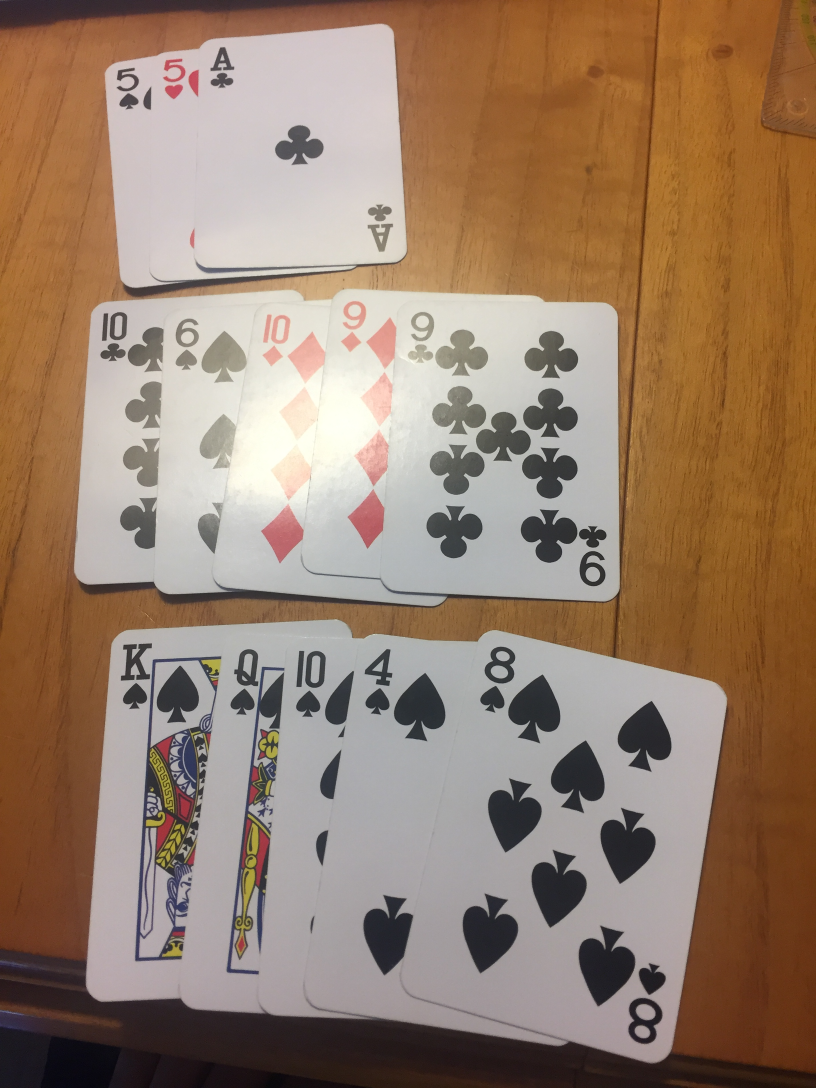
#> input picture test/0001.jpg, 2448 x 3264 px (shown at 1/3 size)
$ python -i cardsRecognition.py   (imports and definitions only)   (older library calls are emulated)
#> lines starting #> are read from the running program, lines starting #| are printed output that depends on the picture; after the words box and inside, x2 and y2 are one past the last pixel; in counts of white or black regions, pixels touching at a corner belong together
#> further down, picture is the input picture: shape (3264, 2448, 3); mean B, G, R 107.2, 127.1, 152.2
"""
Cards recognition software for game of Chinese Poker

The game is played by creating a stack of 5,5,3 cards.
Each hand must be worth less than the hand below it.

The application also compares two players together and calculates the points
"""

import sys
import numpy as np
import cv2 as cv
import scoreGame as scr

####################### MODULE VARIABLES ###################################
# Retrieve this module
this = sys.modules[__name__]

# Store module variables
this.path = "/Users/matteo/Desktop/ChinesePoker/"


####################### COMPUTER VISION ##################################
# Function identifies cards by comparing with templates
# Suffers from scaling problems !!!
# [16 lines left out: function getCards_Template, not called in this run]

# Function returns an array containing the card values and their "color"
def getCards_Threshold(img):
    # Convert to gray image and blur
    gray = cv.cvtColor(img,cv.COLOR_BGR2GRAY)
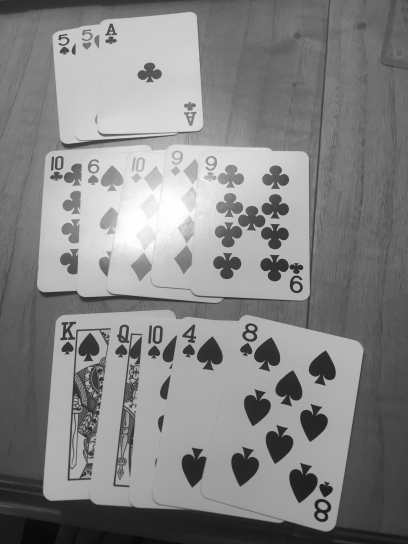
#> gray: shape (3264, 2448) (shown at 1/6 size); min 1, max 254, mean 132.3
    blur = cv.GaussianBlur(gray,(1,1),1000)

    # Threshold the image to search for contours
    # Use simple thresholding
    #flag, thresh = cv.threshold(blur, 200, 255, cv.THRESH_BINARY)
    #flag, thresh = cv.threshold(blur, 200, 255, cv.THRESH_BINARY)
    # Use adaptive gaussian thresholding
    thresh = cv.adaptiveThreshold(blur, 255, cv.ADAPTIVE_THRESH_GAUSSIAN_C, cv.THRESH_BINARY, 121, 0)
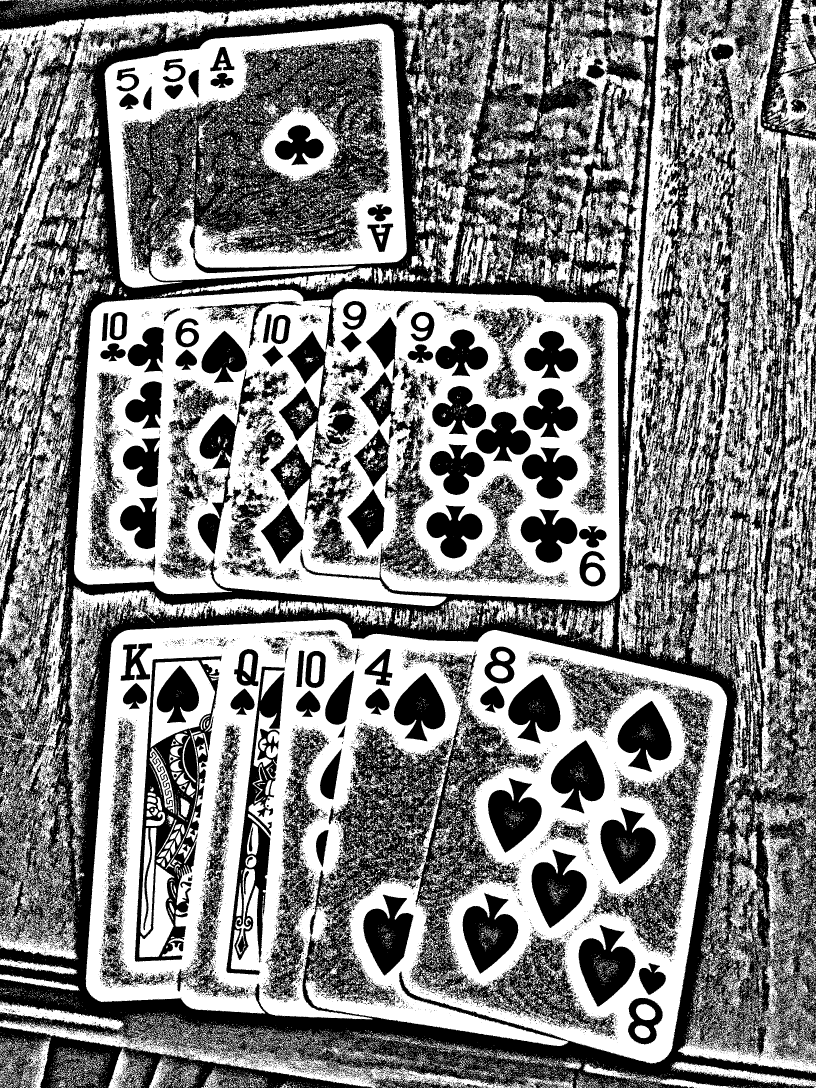
#> thresh: shape (3264, 2448) (shown at 1/3 size); 51.4% white; 30465 black regions (28501 under 20 px)

    # Find the contours, sort them by area and keep the largest 3
    imgC, contours, hierarchy = cv.findContours(thresh,cv.RETR_TREE,cv.CHAIN_APPROX_SIMPLE)
#> contours = 92845 contours
    contours = sorted(contours, key=cv.contourArea, reverse=True)[:3]
#> contours = 3 contours; box (x1, y1, x2, y2) and area: (257, 1858, 2182, 3191) 1824612, (222, 866, 1859, 1818) 1389307, (1870, 0, 2448, 2362) 672147

    # Iterate through the contours and separate the cards
    # Draw the contours on the image
    imgCD = cv.drawContours(img,contours,-1,(0,255,0),2)
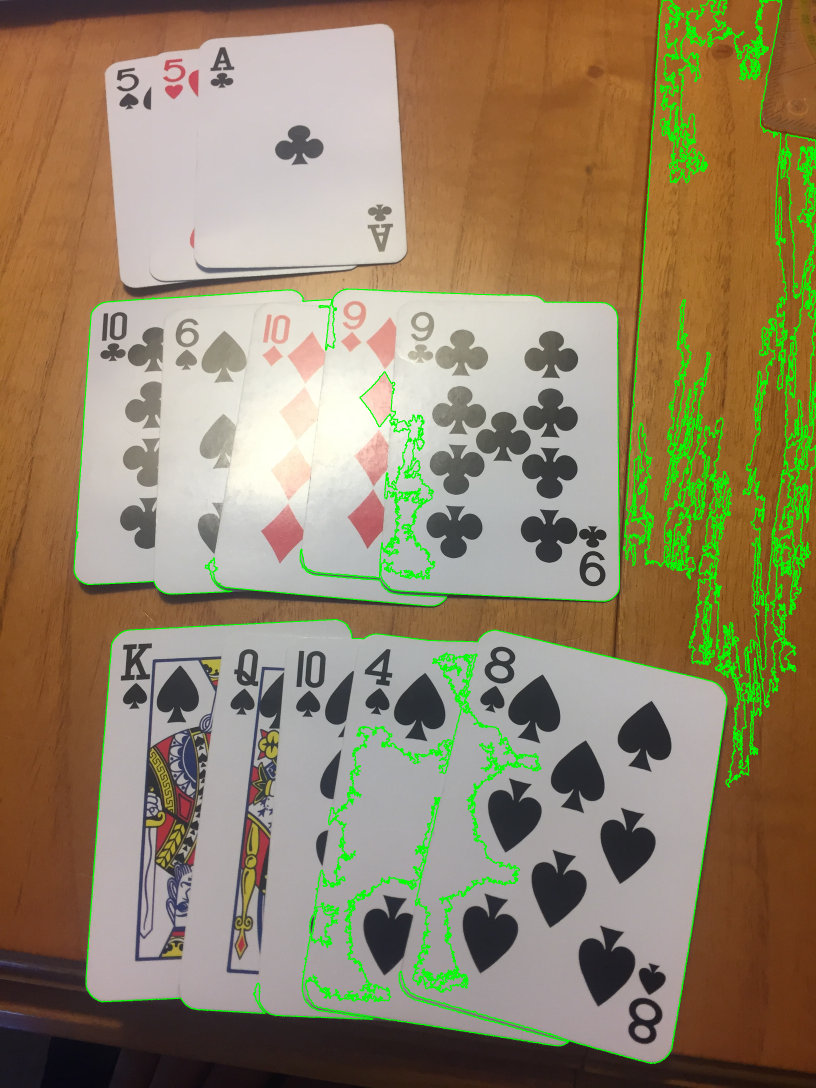
#> imgCD: shape (3264, 2448, 3) (shown at 1/3 size); mean B, G, R 103.9, 132.2, 146.2
    showImage(imgCD)

# Show image and wait for key stroke to destroy window
def showImage(img):
    cv.imshow('image',img)
    cv.waitKey(0)
    cv.destroyAllWindows()


# [7 lines not run here, left out]
    #img = cv.resize(imgOrig,None,fx=scale,fy=scale,interpolation=cv.INTER_AREA)

>>> import cv2
>>> picture = cv2.imread('../test/0001.jpg')
>>> result = getCards_Threshold(picture)

$ run again, on test/0002.jpg
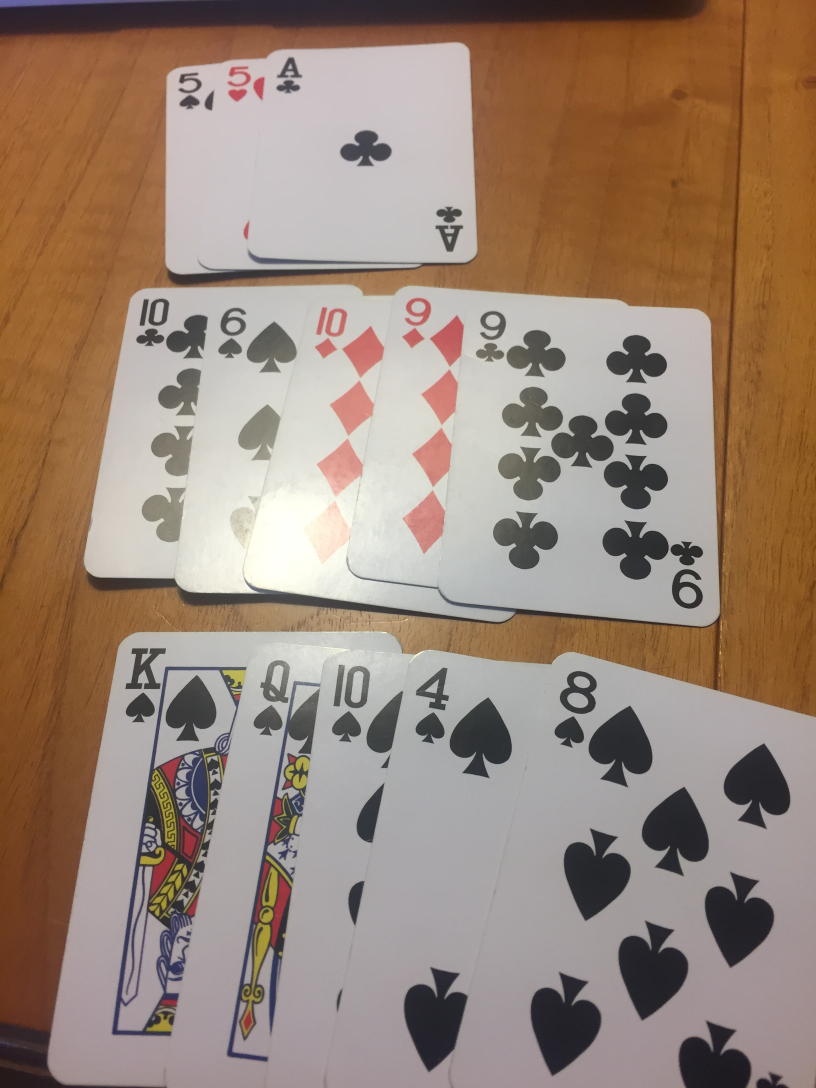
#> input picture test/0002.jpg, 2448 x 3264 px (shown at 1/3 size)
#> picture is the input picture: shape (3264, 2448, 3); mean B, G, R 118.7, 133.5, 154.3
#> in getCards_Threshold, `thresh = cv.adaptiveThreshold(blur, 255, cv.ADAPTIVE_THRESH_GAUSSIAN_C..`:
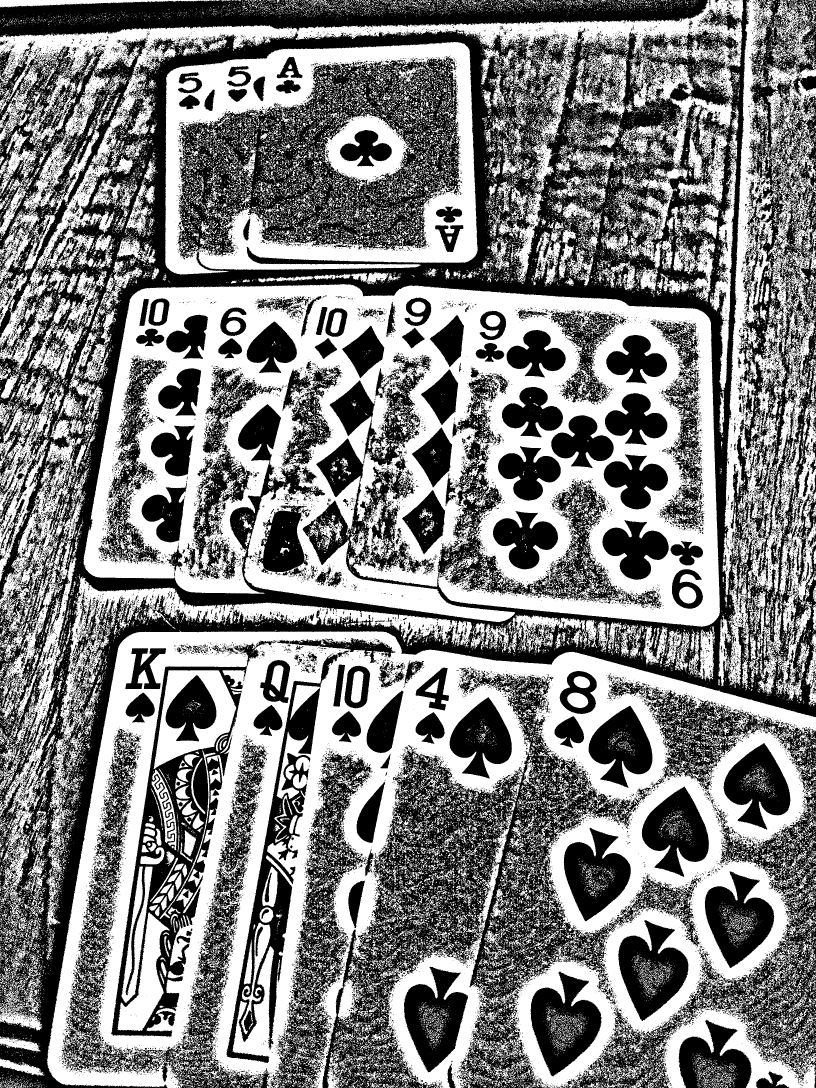
#> thresh: shape (3264, 2448) (shown at 1/3 size); 50.2% white; 26362 black regions (24828 under 20 px)
#> in getCards_Threshold, `imgC, contours, hierarchy = cv.findContours(thresh,cv.RETR_TREE,cv.CHA..`: contours = 88579 contours
#> in getCards_Threshold, `contours = sorted(contours, key=cv.contourArea, reverse=True)[:3]`: contours = 3 contours; box (x1, y1, x2, y2) and area: (141, 1891, 2448, 3264) 1862238, (250, 852, 2160, 1880) 1613366, (495, 126, 1433, 824) 590276
#> in getCards_Threshold, `imgCD = cv.drawContours(img,contours,-1,(0,255,0),2)`:
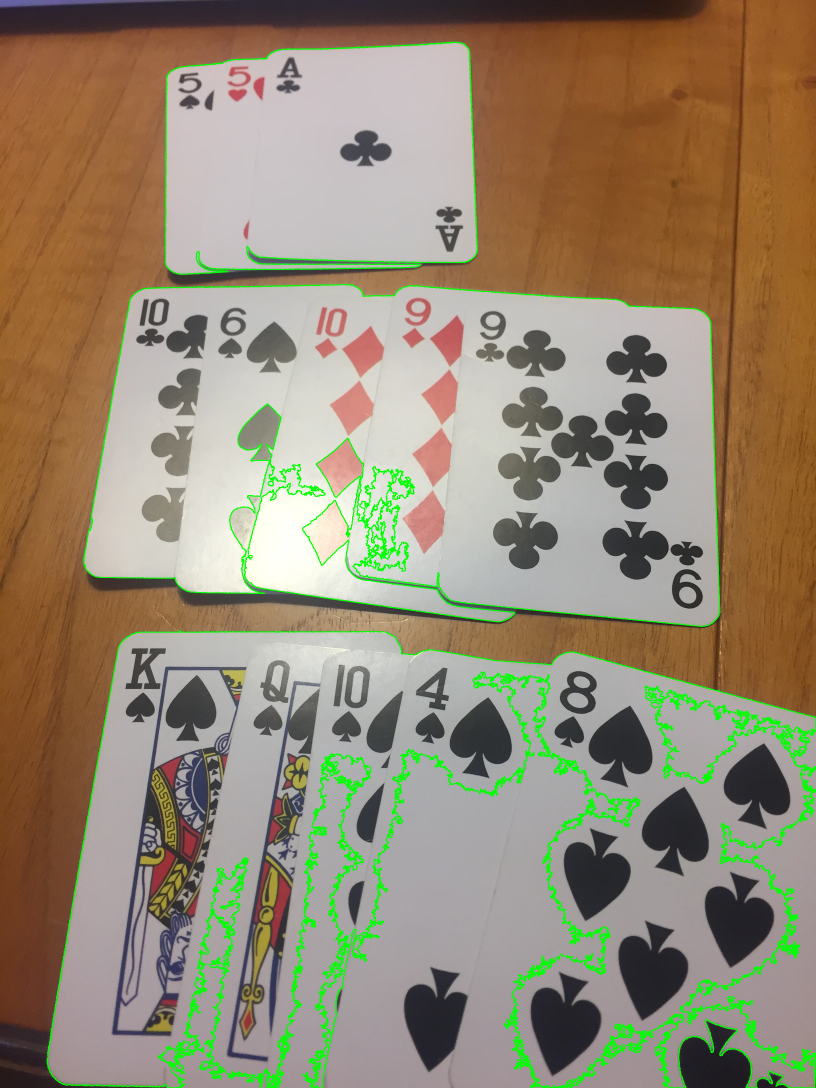
#> imgCD: shape (3264, 2448, 3) (shown at 1/3 size); mean B, G, R 113.8, 136.3, 149

$ run again, on test/0003.jpg
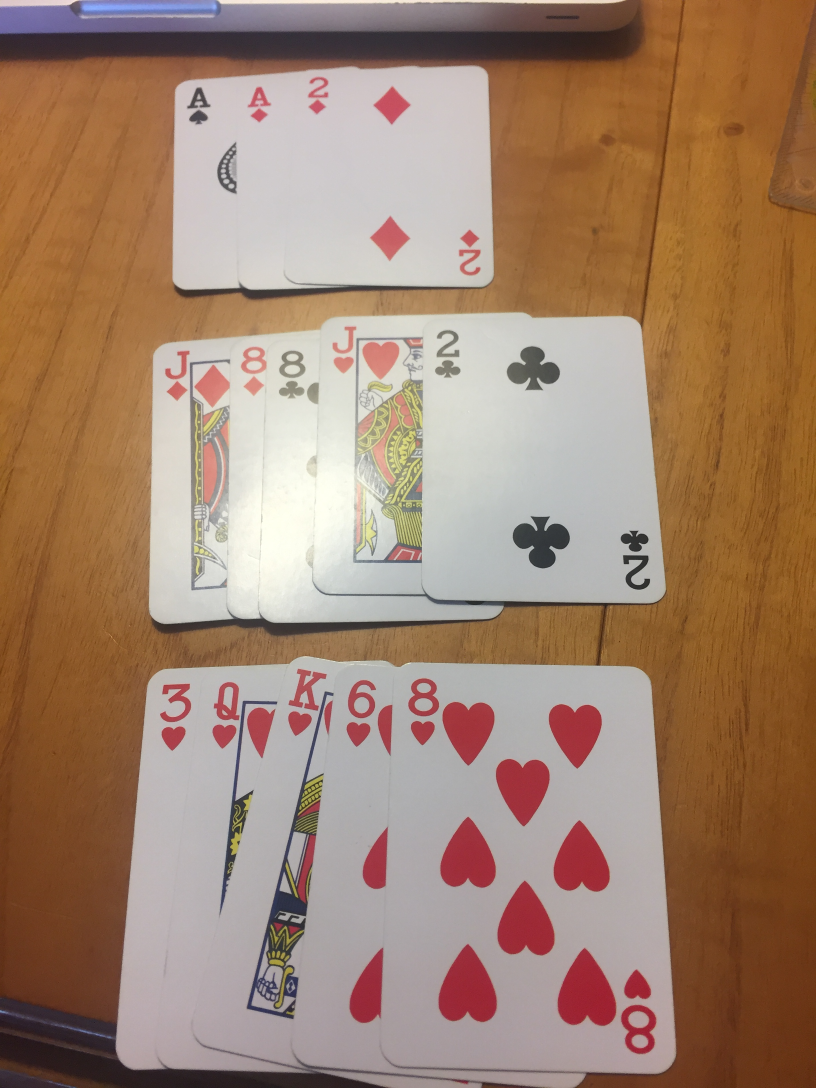
#> input picture test/0003.jpg, 2448 x 3264 px (shown at 1/3 size)
#> picture is the input picture: shape (3264, 2448, 3); mean B, G, R 110, 131, 161.1
#> in getCards_Threshold, `thresh = cv.adaptiveThreshold(blur, 255, cv.ADAPTIVE_THRESH_GAUSSIAN_C..`:
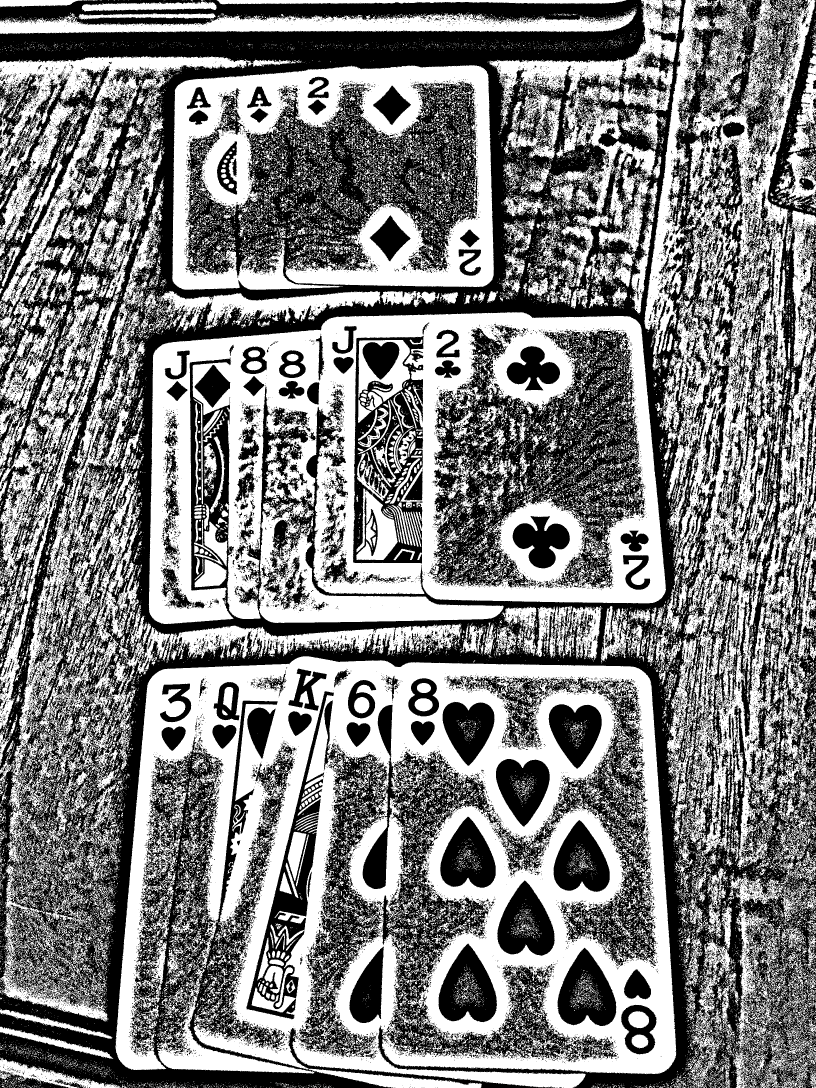
#> thresh: shape (3264, 2448) (shown at 1/3 size); 50% white; 44519 white regions (39109 under 20 px)
#> in getCards_Threshold, `imgC, contours, hierarchy = cv.findContours(thresh,cv.RETR_TREE,cv.CHA..`: contours = 90527 contours
#> in getCards_Threshold, `contours = sorted(contours, key=cv.contourArea, reverse=True)[:3]`: contours = 3 contours; box (x1, y1, x2, y2) and area: (346, 1969, 2029, 3264) 1715264, (445, 937, 1998, 1872) 1115235, (1970, 0, 2448, 2597) 603026
#> in getCards_Threshold, `imgCD = cv.drawContours(img,contours,-1,(0,255,0),2)`:
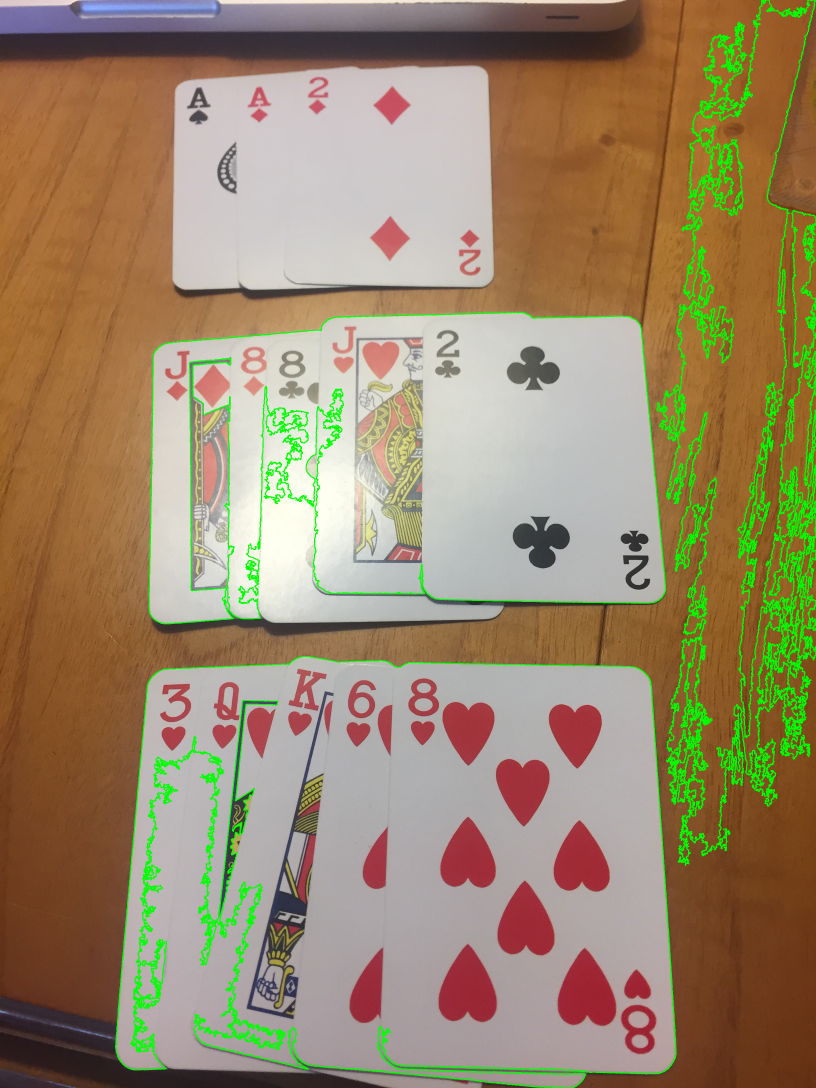
#> imgCD: shape (3264, 2448, 3) (shown at 1/3 size); mean B, G, R 106.4, 135.9, 154.9
